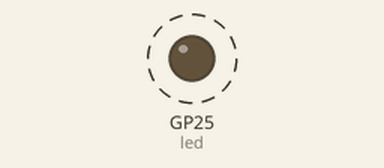
This program was run on a simulated Raspberry Pi Pico running MicroPython. On the bench: output pins drawn as LEDs (lit = HIGH). Dashed ring = blinking. What the program prints to the serial console is not drawn.

Above: at 0.14 s.
Timing chart, 0 to 3.0 s (numbered marks = the images above):
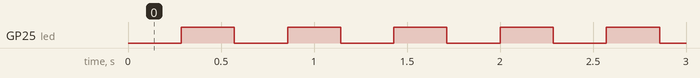

Measured:
- by itself, GP25 (led): alternates HIGH for 0.29 s and LOW for 0.29 s

The program:

timer0.py
```python
from machine import Pin
from machine import Timer

Period = 1.25 #Период мигания светодиода
LedPin = 25  #Вывод управления встроенным светодиодом

led = Pin(LedPin, Pin.OUT)
tim = Timer()

def tick(timer):
    global led
    led.toggle()

print("Timer test program")

tim.init(freq=3.5, mode=Timer.PERIODIC, callback=tick)
```
